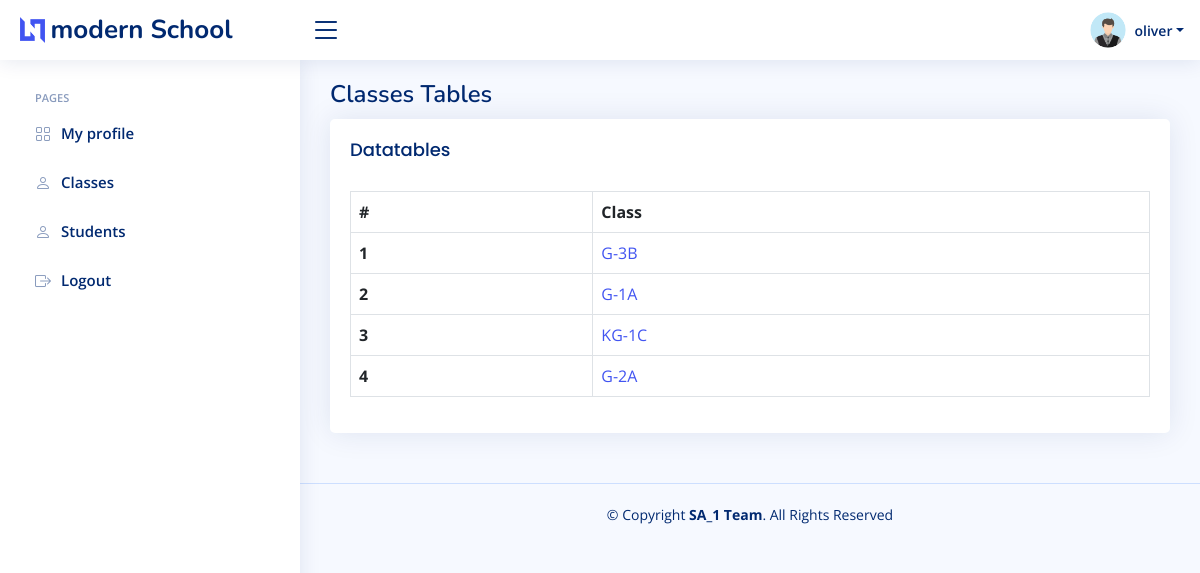
/Teacher/students.php (signed in), run on the app's committed database.
### tables this page shows
CREATE TABLE `setting` (
  `id` int(11) NOT NULL,
  `current_year` int(11) NOT NULL,
  `current_semester` varchar(11) NOT NULL,
  `school_name` varchar(100) NOT NULL,
  `slogan` varchar(300) NOT NULL,
  `about` text NOT NULL
);

CREATE TABLE `teachers` (
  `teacher_id` int(11) NOT NULL,
  `username` varchar(127) NOT NULL,
  `password` varchar(255) NOT NULL,
  `class` varchar(31) NOT NULL,
  `fname` varchar(127) NOT NULL,
  `lname` varchar(127) NOT NULL,
  `subjects` varchar(31) NOT NULL,
  `address` varchar(31) NOT NULL,
  `employee_number` int(11) NOT NULL,
  `date_of_birth` date DEFAULT NULL,
  `phone_number` varchar(31) NOT NULL,
  `qualification` varchar(127) NOT NULL,
  `gender` varchar(7) NOT NULL,
  `email_address` varchar(255) NOT NULL,
  `date_of_joined` datetime NOT NULL DEFAULT current_timestamp()
);

CREATE TABLE `class` (
  `class_id` int(11) NOT NULL,
  `grade` int(11) NOT NULL,
  `section` int(11) NOT NULL
);

CREATE TABLE `grades` (
  `grade_id` int(11) NOT NULL,
  `grade` varchar(31) NOT NULL,
  `grade_code` varchar(7) NOT NULL
);

CREATE TABLE `section` (
  `section_id` int(11) NOT NULL,
  `section` varchar(7) NOT NULL
);

### data/setting.php (called while the page is built)
<?php
function getSetting($conn){
   $sql = "SELECT * FROM setting";
   $stmt = $conn->prepare($sql);
   $stmt->execute();
   if ($stmt->rowCount() == 1) {
     $settings = $stmt->fetch();
     return $settings;
   }else {
    return 0;
   }
}
?>

### Teacher/data/teacher.php (called while the page is built)
<?php
function getTeacherById($teacher_id, $conn){
   $sql = "SELECT * FROM teachers
           WHERE teacher_id=?";
   $stmt = $conn->prepare($sql);
   $stmt->execute([$teacher_id]);
   if ($stmt->rowCount() == 1) {
     $teacher = $stmt->fetch();
     return $teacher;
   }else {
    return 0;
   }
}

### Teacher/data/class.php (called while the page is built, shortened)
<?php
function getAllClasses($conn){
   $sql = "SELECT * FROM class";
   $stmt = $conn->prepare($sql);
   $stmt->execute();
   if ($stmt->rowCount() >= 1) {
     $classes = $stmt->fetchAll();
     return $classes;
   }else {
    return 0;
   }
}

### Teacher/data/grade.php (called while the page is built, shortened)
<?php
function getGradeById($grade_id, $conn){
   $sql = "SELECT * FROM grades
           WHERE grade_id=?";
   $stmt = $conn->prepare($sql);
   $stmt->execute([$grade_id]);
   if ($stmt->rowCount() == 1) {
     $grade = $stmt->fetch();
     return $grade;
   }else {
    return 0;
   }
}

### Teacher/data/section.php (called while the page is built, shortened)
<?php
function getSectioById($section_id, $conn){
   $sql = "SELECT * FROM section
           WHERE section_id=?";
   $stmt = $conn->prepare($sql);
   $stmt->execute([$section_id]);
   if ($stmt->rowCount() == 1) {
     $section = $stmt->fetch();
     return $section;
   }else {
    return 0;
   }
}

### Teacher/students.php (the view, shortened to what this page needs)
<?php
if (isset($_SESSION['teacher_id']) &&
    isset($_SESSION['role'])) {
    if ($_SESSION['role'] == 'Teacher') {
       include "../DB_connection.php";
       include "data/class.php";
       include "data/grade.php";
       include "data/section.php";
       include "data/teacher.php";
       $teacher_id = $_SESSION['teacher_id'];
       $classes = getAllClasses($conn);
 ?>
<!DOCTYPE html>
<html lang="en">
<head>
  <link href="../assets/vendor/bootstrap/css/bootstrap.min.css" rel="stylesheet">
  <link href="../assets/vendor/bootstrap-icons/bootstrap-icons.css" rel="stylesheet">
  <link href="../assets/vendor/boxicons/css/boxicons.min.css" rel="stylesheet">
  <link href="../assets/vendor/quill/quill.snow.css" rel="stylesheet">
  <link href="../assets/vendor/quill/quill.bubble.css" rel="stylesheet">
  <link href="../assets/vendor/remixicon/remixicon.css" rel="stylesheet">
  <link href="../assets/vendor/simple-datatables/style.css" rel="stylesheet">
  <link href="../assets/css/style.css" rel="stylesheet">
</head>
<body>
  <?php
    include "inc/header.php";
    ?>
  <?php
    include "inc/sidebar.php";
    ?>
  <main id="main" class="main">
<div class="pagetitle">
  <h1>Classes Tables</h1>
</div>
<section class="section">
  <div class="row">
    <div class="col-lg-12">
      <div class="card">
        <div class="card-body">
          <h5 class="card-title">Datatables</h5>
          <?php
        if ($classes != 0) {
     ?>
     <div>
           <div>
              <table class="table table-bordered mt-3 n-table">
                <thead>
                  <tr>
                    <th scope="col">#</th>
                    <th scope="col">Class</th>
                  </tr>
                </thead>
                <tbody>
                  <?php $i = 0; foreach ($classes as $class ) {
                      ?>
                      <?php
                          $classesx = str_split(trim($teacher['class']));
                          $grade  = getGradeById($class['grade'], $conn);
                          $section = getSectioById($class['section'], $conn);
                          $c = $grade['grade_code'].'-'.$grade['grade'].$section['section'];
                          foreach ($classesx as $class_id) {
                               if ($class_id == $class['class_id']) {  $i++; ?>
                            <tr>
                                <th scope="row"><?=$i?></th>
                                <td> <a href="students_of_class.php?class_id=<?=$class['class_id']?>">
                                          <?php echo $c; ?>
                                      </a>
                            </td>
                          </tr>
                            <?php
                            }
                          }
                       ?>
                <?php } ?>
                </tbody>
              </table>
           </div>
         <?php } ?>
        </div>
      </div>
    </div>
  </div>
</section>
</main>
<?php
    include "inc/footer.php";
    ?>
</body>
</html>
<?php
  }else {
    header("Location: ../login.php");
    exit;
  }
}else {
    header("Location: ../login.php");
    exit;
}
?>

### Teacher/inc/header.php (shortened to what this page needs)
<?php
include "../data/setting.php";
$teacher = getTeacherById($teacher_id, $conn);
$setting = getSetting($conn);
if ($setting != 0) {
?>
<header id="header" class="header fixed-top d-flex align-items-center">
    <div class="d-flex align-items-center justify-content-between">
        <a href="../index.php" class="logo d-flex align-items-center">
            <img src="../assets/img/logo.png" alt="">
            <span class="d-none d-lg-block"><?=$setting['school_name']?></span>
        </a>
        <i class="bi bi-list toggle-sidebar-btn"></i>
    </div>
    <nav class="header-nav ms-auto">
        <ul class="d-flex align-items-center">
            <li class="nav-item dropdown pe-3">
                <a class="nav-link nav-profile d-flex align-items-center pe-0" href="#" data-bs-toggle="dropdown">
                    <img src="../img/student-male.png"  alt="Profile" class="rounded-circle">
                    <span class="d-none d-md-block dropdown-toggle ps-2"><?=$teacher['username']?></span>
                </a>
            </li>
        </ul>
    </nav>
</header>
<?php }else {
    header("Location: login.php");
    exit;
}  ?>

### assets/css/style.css (style rules this page uses)
:root { scroll-behavior: smooth; }
body { font-family: "Open Sans", sans-serif; background: #f6f9ff; color: #444444; }
a { color: #4154f1; text-decoration: none; }
h1, h2, h3, h4, h5, h6 { font-family: "Nunito", sans-serif; }
#main { margin-top: 60px; padding: 20px 30px; transition: all 0.3s; }
.pagetitle { margin-bottom: 10px; }
.pagetitle h1 { font-size: 24px; margin-bottom: 0; font-weight: 600; color: #012970; }
.card { margin-bottom: 30px; border: none; border-radius: 5px; box-shadow: 0px 0 30px rgba(1, 41, 112, 0.1); }
.card-title { padding: 20px 0 15px 0; font-size: 18px; font-weight: 500; color: #012970; font-family: "Poppins", sans-serif; }
.card-body { padding: 0 20px 20px 20px; }
.logo { line-height: 1; }
@media (min-width: 1200px) { .logo { width: 280px; } }
.logo img { max-height: 26px; margin-right: 6px; }
.logo span { font-size: 26px; font-weight: 700; color: #012970; font-family: "Nunito", sans-serif; }
.header { transition: all 0.5s; z-index: 997; height: 60px; box-shadow: 0px 2px 20px rgba(1, 41, 112, 0.1); background-color: #fff; padding-left: 20px; }
.header .toggle-sidebar-btn { font-size: 32px; padding-left: 10px; cursor: pointer; color: #012970; }
.header-nav ul { list-style: none; }
.header-nav>ul { margin: 0; padding: 0; }
.header-nav .nav-profile { color: #012970; }
.header-nav .nav-profile img { max-height: 36px; }
.header-nav .nav-profile span { font-size: 14px; font-weight: 600; }
@media (min-width: 1200px) { #main, #footer { margin-left: 300px; } }

### data on the page
setting: school_name "modern School"
teachers: username "oliver"
grades: c "G-3B"
grades: c "G-1A"
grades: c "KG-1C"
grades: c "G-2A"
